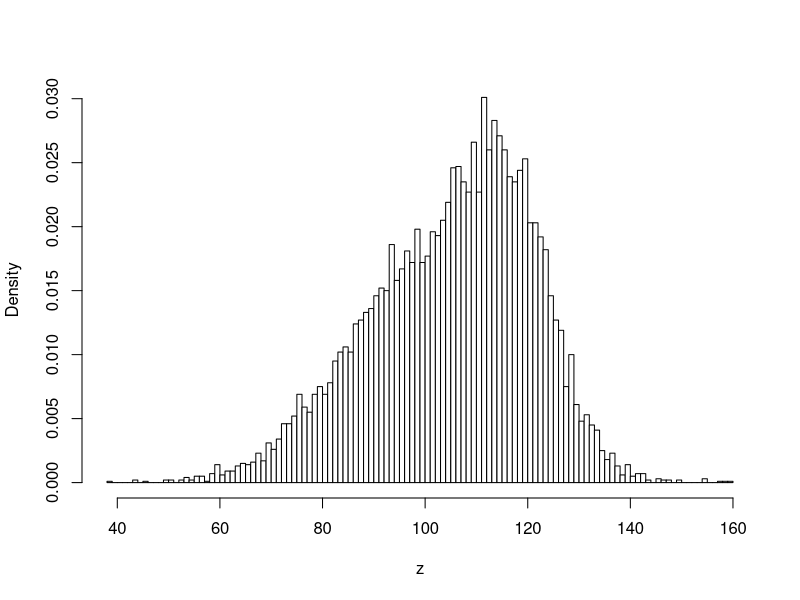
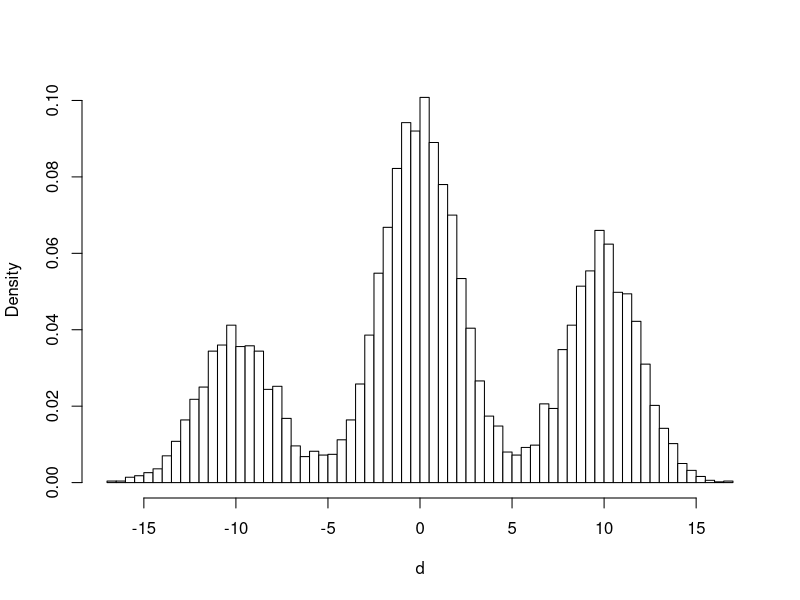

Reproduce these figures in R, in order.
## ---- chunk 1
n <- 10000

z <- ifelse(runif(n) <= (2/3), rnorm(n , 100, 16), rnorm(n, 116, 8))

hist(z, breaks = 101, probability = TRUE, main = "", col = "white")
## ---- chunk 2
r <- runif(n)

d <- ifelse(
  r <= 0.2,
  rnorm(n, -10, 2),
  ifelse(r <= 0.7, rnorm(n, 0, 2), rnorm(n, 10, 2))
)

hist(d, breaks = 101, probability = TRUE, main = "", col = "white")
## ---- chunk 3
# 1 / 0.1
0.1 / 0.1 / 0.1
# 0.1 / 1
0.1 / (0.1 / 0.1)
## ---- chunk 4
# Are all values TRUE?
all(c(TRUE, TRUE))

# Is it a TRUE value?
isTRUE(c(TRUE, TRUE))
## ---- chunk 5
c(1, 2, 3) == c(1, 2, 3)
identical(c(1, 2, 3), c(1, 2, 3))

identical(c(1, 2, 3), c(1.1, 2.1, 3.1))
all.equal(c(1, 2, 3), c(1.1, 2.1, 3.1), tolerance = 0.1)

## ---- chunk 6
cross_entropy_loss <- function(p, y) {
  stopifnot(is.numeric(p))
  stopifnot(is.logical(y))
  
  n <- length(p)
  
  stopifnot(n == length(y))
  
  (1 / n) * sum(ifelse(y, -log(p), -log(1-p)))
}
## ---- chunk 7
p <- c(rep(0, 50), rep(1, 50))
y <- c(rep(FALSE, 50), rep(TRUE, 50))

cross_entropy_loss(p, y)
## ---- chunk 8
p <- seq(0, 1, length.out = 100)
y <- as.logical(round(p))

cross_entropy_loss(p, y)
## ---- chunk 9
p <- 1
y <- FALSE

cross_entropy_loss(p, y)
